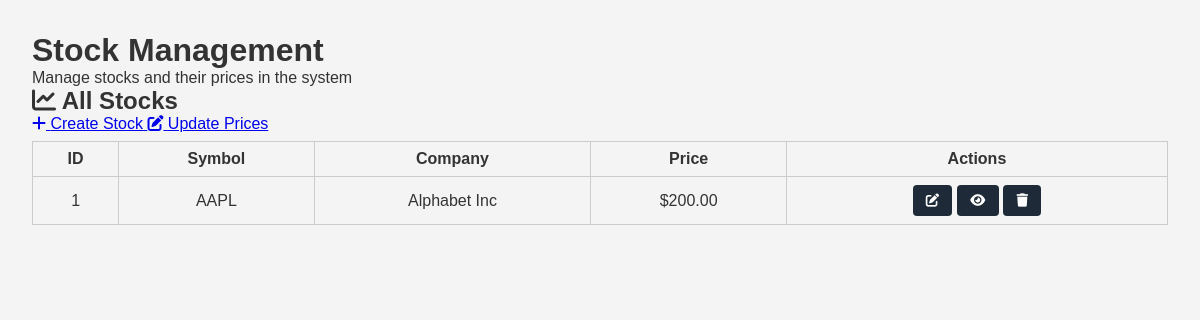
The page /admin/stocks (signed in) on the database its author committed.
### tables this page shows
CREATE TABLE stocks (
    stock_id INTEGER PRIMARY KEY AUTOINCREMENT,
    symbol TEXT NOT NULL UNIQUE,
    company_name TEXT NOT NULL,
    price REAL NOT NULL
);

### app.py (the view)
@app.route('/admin/stocks')
def admin_stocks():
    check = require_admin()
    if check:
        return check
    conn = get_db_connection()
    stocks = conn.execute('SELECT * FROM stocks').fetchall()
    conn.close()
    return render_template('admin_stocks.html', stocks=stocks)

### app.py (called while the page is built)
def get_db_connection():
    conn = sqlite3.connect(DB_NAME)
    conn.row_factory = sqlite3.Row
    return conn

def require_admin():
    if 'user_id' not in session:
        flash("You must be logged in.", "error")
        return redirect(url_for('login'))
    conn = get_db_connection()
    user = conn.execute(
        'SELECT is_admin FROM users WHERE user_id = ?',
        (session['user_id'],)
    ).fetchone()
    conn.close()
    if not user:
        flash("User not found.", "error")
        return redirect(url_for('login'))
    is_admin = user['is_admin'] if 'is_admin' in user.keys() else 0
    if int(is_admin) != 1:
        flash("Administrator access required.", "error")
        if 'user_id' in session:
            return redirect(url_for('dashboard', user_id=session.get('user_id')))
        return redirect(url_for('login'))
    return None

### templates/admin_stocks.html (shortened to what this page needs)
<!DOCTYPE html>
<html lang="en">
<head>
  <link rel="stylesheet" href="{{ url_for('static', filename='styles.css') }}">
  <link href="https://cdnjs.cloudflare.com/ajax/libs/font-awesome/6.0.0/css/all.min.css" rel="stylesheet">
</head>
<body>
  <main class="dashboard-container">
    <div class="welcome-section">
      <h1>Stock Management</h1>
      <p>Manage stocks and their prices in the system</p>
    </div>
    <div class="content-grid">
      <div class="card">
        <div class="card-header">
          <h2><i class="fas fa-chart-line"></i> All Stocks</h2>
          <div class="card-actions">
            <a href="{{ url_for('admin_stock_create') }}" class="btn btn-primary">
              <i class="fas fa-plus"></i> Create Stock
            </a>
            <a href="{{ url_for('admin_stock_update') }}" class="btn btn-secondary">
              <i class="fas fa-edit"></i> Update Prices
            </a>
          </div>
        </div>
        <div class="card-content">
          {% if stocks %}
            <div class="stocks-table">
              <table>
                <thead>
                  <tr>
                    <th>ID</th>
                    <th>Symbol</th>
                    <th>Company</th>
                    <th>Price</th>
                    <th>Actions</th>
                  </tr>
                </thead>
                <tbody>
                  {% for stock in stocks %}
                    <tr>
                      <td>{{ stock.stock_id }}</td>
                      <td class="symbol-cell">
                        <span class="symbol">{{ stock.symbol }}</span>
                      </td>
                      <td>{{ stock.company_name }}</td>
                      <td class="price-cell">${{ "%.2f"|format(stock.price) }}</td>
                      <td class="actions-cell">
                        <button class="btn-icon" title="Edit Stock">
                          <i class="fas fa-edit"></i>
                        </button>
                        <button class="btn-icon" title="View Details">
                          <i class="fas fa-eye"></i>
                        </button>
                        <button class="btn-icon" title="Delete Stock">
                          <i class="fas fa-trash"></i>
                        </button>
                      </td>
                    </tr>
                  {% endfor %}
                </tbody>
              </table>
            </div>
          {% endif %}
        </div>
      </div>
    </div>
  </main>
</body>
</html>

### static/styles.css (style rules this page uses)
* { margin: 0; padding: 0; box-sizing: border-box; font-family: Arial, sans-serif; }
body { background-color: #f4f4f4; color: #333; }
main { padding: 2em; }
button { padding: 0.6em 1em; border: none; background: #1e2a38; color: #fff; border-radius: 4px; cursor: pointer; }
table { width: 100%; border-collapse: collapse; margin-top: 0.5em; }
table, th, td { border: 1px solid #ccc; text-align: center; padding: 0.5em; }
* { margin:0;padding:0;box-sizing:border-box;font-family:Arial, sans-serif }
body { background:#f4f4f4;color:#333 }
main { padding:2em }

### rows shown on the page
stocks: stock_id "1", symbol "AAPL", company_name "Alphabet Inc", price "200.00"
